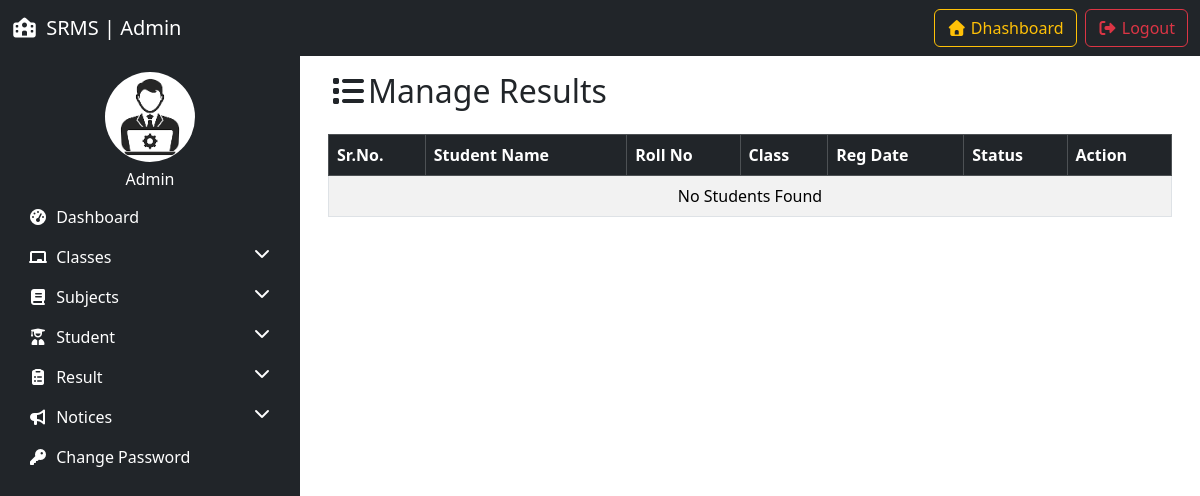
Before: /manage_result/ (signed in) with the older database file.
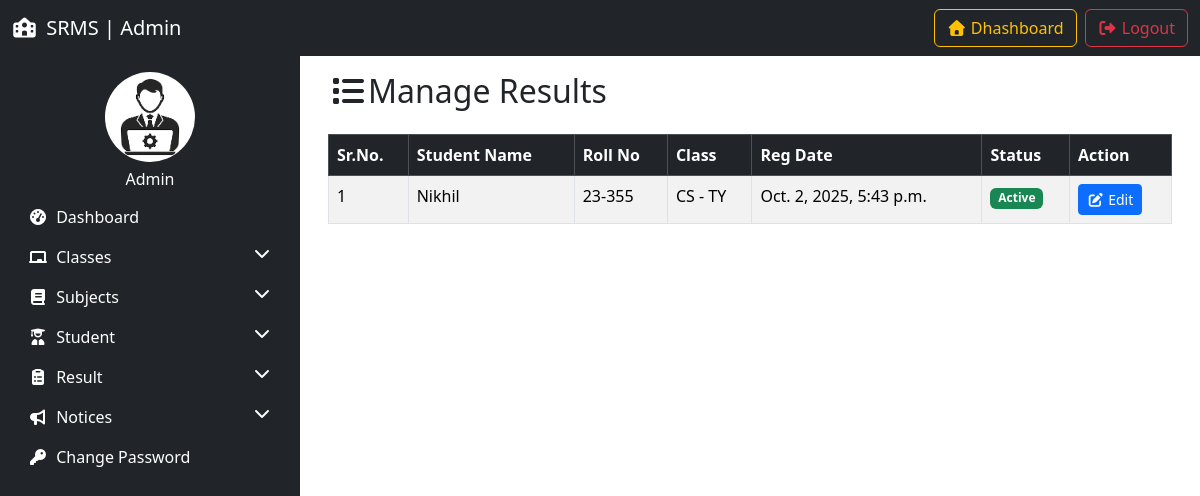
After: the same page with the newer database file.
### resultapp/models.py (models this page shows, shortened)
class Student(models.Model):
    GENDER_CHOICES = (
        ('Male', 'Male'),
        ('Female', 'Female')
    )
    name = models.CharField(max_length=100)
    roll_number = models.CharField(max_length=20, unique=True)
    email = models.EmailField(unique=True)
    gender = models.CharField(max_length=10, choices=GENDER_CHOICES)
    date_of_birth = models.DateField(max_length=100)
    student_class = models.ForeignKey(Studentclass, on_delete=models.SET_NULL, null=True)
    reg_date = models.DateTimeField(auto_now_add=True)
    updation_date = models.DateTimeField(auto_now=True)
    status = models.IntegerField(default=1)

class Studentclass(models.Model):
    streamName = models.CharField(max_length=100)
    yearStream = models.CharField(max_length=100)
    section = models.CharField(max_length=10)
    creation_date = models.DateTimeField(auto_now_add=True)
    updation_date = models.DateTimeField(auto_now=True)

### resultapp/views.py (the view)
# urls.py: path('manage_result/',manage_result, name='manage_result'),
@login_required
def manage_result(request):
    results = Result.objects.select_related('student', 'student_class').all()
    students = {}
    for res in results:
        stu_id = res.student.id
        if stu_id not in students:
            students[stu_id] = {
                'student': res.student,
                'class': res.student_class
            }
    return render(request,'manage_result.html',{'results' : students.values()})

### resultapp/templates/manage_result.html (shortened to what this page needs)
{% extends 'admin_base.html' %}
{% load static %}
{% block content %}
<div class="container">
    <h2 class="mb-4"><i class="fas fa-list"></i>Manage Results</h2>
    <table class="table table-bordered table-striped">
        <thead class="table-dark">
            <tr>
                <th>Sr.No.</th>
                <th>Student Name</th>
                <th>Roll No</th>
                <th>Class</th>
                <th>Reg Date</th>
                <th>Status</th>
                <th>Action</th>
            </tr>
        </thead>
        <tbody>
            {% for i in results %}
             <tr>
                <td>{{forloop.counter}}</td>
                <td>{{i.student.name}}</td>
                <td>{{i.student.roll_number}}</td>
                <td>{{i.class.streamName}} - {{i.class.yearStream}}</td>
                <td>{{i.student.reg_date}}</td>
                <td>
                    {% if i.student.status == 1 %}
                    <span class="badge bg-success">Active</span>
                    {% else %}
                    <span class="badge bg-danger">Inactive</span>
                    {% endif %}
                </td>
                <td>
                    <a href="{% url 'edit_result' i.student.id %}" class="btn btn-sm btn-primary"><i class="fas fa-edit"></i> Edit</a>
                </td>
            </tr>
            {% empty %}
            <tr>
                <td colspan="7" class="text-center">No Students Found</td>
            </tr>
            {% endfor %}
        </tbody>
    </table>
</div>
{% endblock %}

Changed rows visible on the page:
now on this page (row edited): Student: student.name "Nikhil", student.roll_number "23-355", class.streamName "CS", class.yearStream "TY", student.reg_date "Oct. 2, 2025, 5:43 p.m.", status "Active"
Other visible differences:
text no longer shown: "No Students Found"
